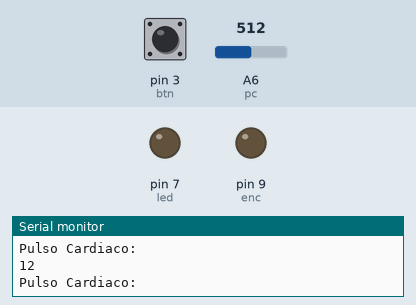
A sketch run on a simulated Arduino Nano, built with avr-gcc and run on an emulated ATmega328P. Shown: output pins drawn as LEDs (lit = HIGH), the last lines printed to the serial monitor. The inputs (shaded band) are chosen by the test bench; at power-on: pin 3 (btn) LOW, A6 (pc) = 512.

Above: at 3.2 s.
3.3 s: pin 3 (btn) pulled HIGH for 0.15 s
At 3.4 s:
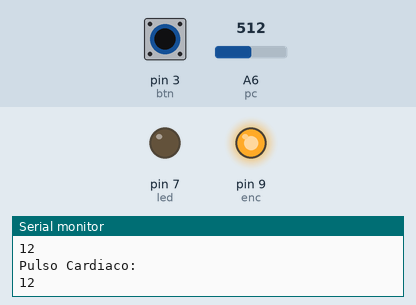
4.9 s: A6 (pc) set to 509
7.9 s: pin 3 (btn) pulled HIGH for 3.2 s
At 11.7 s:
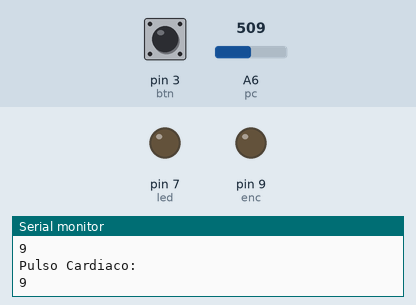
Timing chart, 0 to 13.2 s (numbered marks = the images above; inputs shaded):
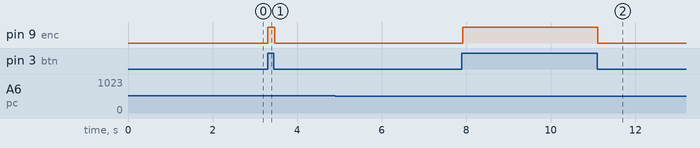

The sketch:

PULSO.ino
```cpp
int sensor=0;
int pc=A6;
int led=7;
int enc=9;
int btn=3;
int b;
double con=0;

void setup() {
  Serial.begin(9600);
  Serial.println("Medidor de pulso cardiaco");
  pinMode(pc,INPUT);
  pinMode(led,OUTPUT);
  pinMode(enc,OUTPUT);
  pinMode(btn,INPUT);
  delay(2000);
}

void loop() {
  b=digitalRead(btn);
  if(b==HIGH){
  digitalWrite(enc,HIGH);
  sensor=0;
  }
  else{
  digitalWrite(enc,LOW);
  sensor=0;
  }
sensor=analogRead(pc);
sensor=sensor-500;
if (sensor>=19&&sensor<100){
  digitalWrite(led,HIGH);
delay(50);
  digitalWrite(led,LOW);
  con=con+.0050;
  }
  Serial.println("Pulso Cardiaco:  ");
  Serial.println(sensor);
  //Serial.println(con);
  Serial.println("");
  }
```

Measured:
- after the input at 3.3 s, pin 9 (enc): LOW → HIGH at once, → LOW 0.16 s later
- after the input at 7.9 s, pin 9 (enc): LOW → HIGH at once, → LOW 3.2 s later
